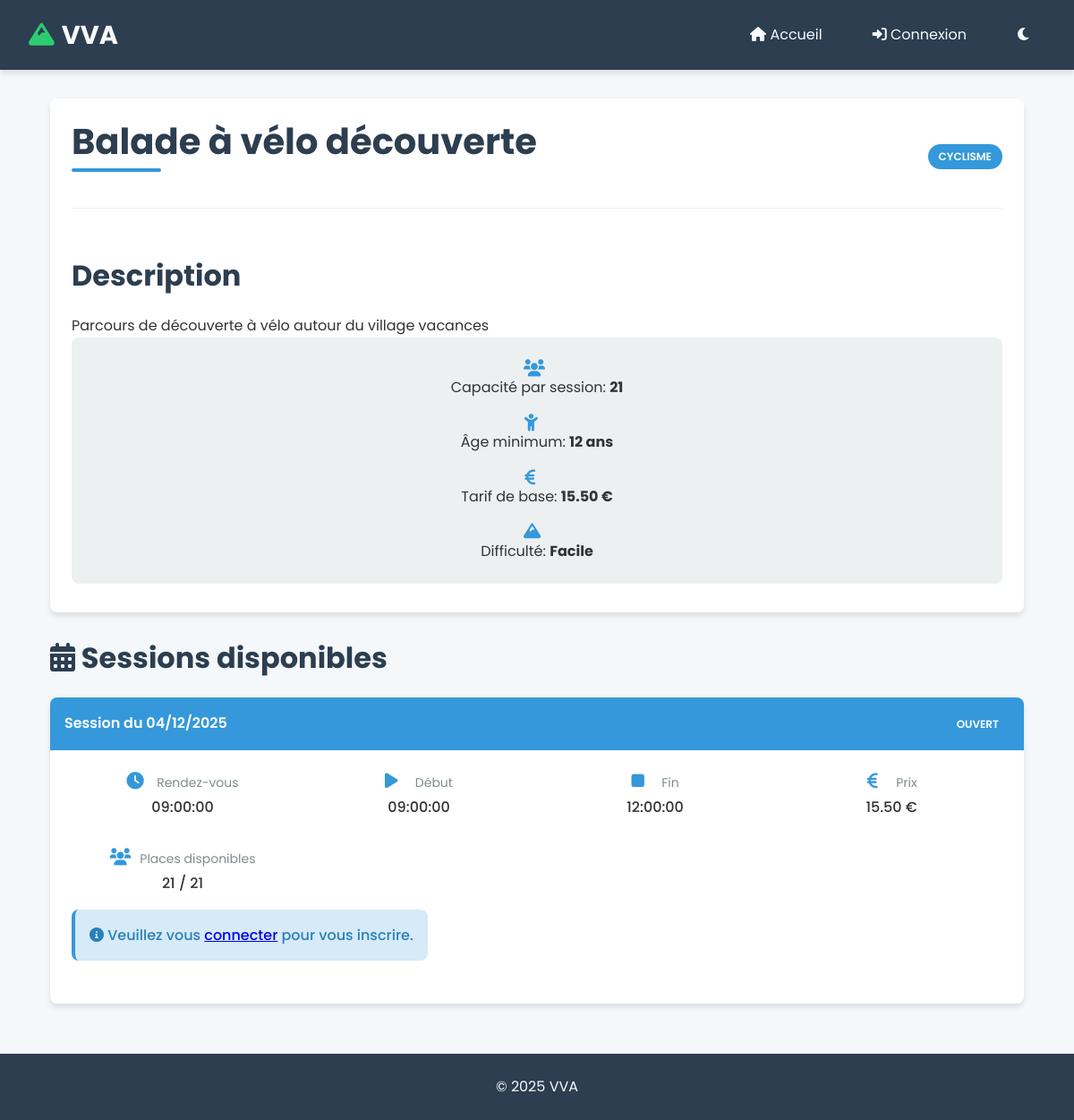
The app's page /animation.php?code=A001 with its own data.
### tables this page shows
CREATE TABLE `ANIMATION` (
  `CODEANIM` char(8) NOT NULL,
  `CODETYPEANIM` char(5) NOT NULL,
  `NOMANIM` char(40) DEFAULT NULL,
  `DATECREATIONANIM` date DEFAULT NULL,
  `DATEVALIDITEANIM` date DEFAULT NULL,
  `DUREEANIM` double(5,0) DEFAULT NULL,
  `LIMITEAGE` int(11) DEFAULT NULL,
  `TARIFANIM` decimal(7,2) DEFAULT NULL,
  `NBREPLACEANIM` int(11) DEFAULT NULL,
  `DESCRIPTANIM` char(250) DEFAULT NULL,
  `COMMENTANIM` char(250) DEFAULT NULL,
  `DIFFICULTEANIM` char(40) DEFAULT NULL
);

CREATE TABLE `TYPE_ANIM` (
  `CODETYPEANIM` char(5) NOT NULL,
  `NOMTYPEANIM` char(50) DEFAULT NULL
);

CREATE TABLE `ACTIVITE` (
  `CODEANIM` char(8) NOT NULL,
  `DATEACT` date NOT NULL,
  `CODEETATACT` char(2) NOT NULL,
  `HRRDVACT` time DEFAULT NULL,
  `PRIXACT` decimal(7,2) DEFAULT NULL,
  `HRDEBUTACT` time DEFAULT NULL,
  `HRFINACT` time DEFAULT NULL,
  `DATEANNULEACT` date DEFAULT NULL,
  `NOMRESP` char(40) DEFAULT NULL,
  `PRENOMRESP` char(30) DEFAULT NULL
);

CREATE TABLE `ETAT_ACT` (
  `CODEETATACT` char(2) NOT NULL,
  `NOMETATACT` char(25) DEFAULT NULL
);

### animation.php (the view, shortened to what this page needs)
<?php
include 'includes/db.php';
include 'includes/header.php';
$codeAnim = $_GET['code'];
$stmtAnim = $pdo->prepare("
    SELECT an.NOMANIM, an.DESCRIPTANIM, ta.NOMTYPEANIM, an.NBREPLACEANIM, an.LIMITEAGE, an.TARIFANIM, an.DIFFICULTEANIM
    FROM ANIMATION an
    JOIN TYPE_ANIM ta ON an.CODETYPEANIM = ta.CODETYPEANIM
    WHERE an.CODEANIM = :codeAnim
");
$stmtAnim->execute(['codeAnim' => $codeAnim]);
$animation = $stmtAnim->fetch(PDO::FETCH_ASSOC);
$stmt = $pdo->prepare("
    SELECT a.DATEACT, a.CODEETATACT, a.HRRDVACT, a.PRIXACT, a.HRDEBUTACT, a.HRFINACT, a.CODEANIM, a.PRIXACT, ea.NOMETATACT
    FROM ACTIVITE a
    JOIN ETAT_ACT ea ON a.CODEETATACT = ea.CODEETATACT
    WHERE a.CODEANIM = :codeAnim AND a.CODEETATACT != 'E3' AND a.DATEANNULEACT IS NULL
");
$stmt->execute(['codeAnim' => $codeAnim]);
$activites = $stmt->fetchAll(PDO::FETCH_ASSOC);
?>
<div class="container">
    <div class="card mb-4">
        <div class="card-header">
            <div class="d-flex justify-content-between align-items-center">
                <h1 class="mb-0"><?= htmlspecialchars($animation['NOMANIM']) ?></h1>
                <span class="badge badge-primary"><?= htmlspecialchars($animation['NOMTYPEANIM']) ?></span>
            </div>
        </div>
        <div class="card-body">
            <div class="row">
                <div class="col-md-8">
                    <h2>Description</h2>
                    <p><?= nl2br(htmlspecialchars($animation['DESCRIPTANIM'])) ?></p>
                </div>
                <div class="col-md-4">
                    <div class="info-box">
                        <div class="info-item">
                            <i class="fas fa-users"></i>
                            <span>Capacité par session: <strong><?= htmlspecialchars($animation['NBREPLACEANIM']) ?></strong></span>
                        </div>
                        <div class="info-item">
                            <i class="fas fa-child"></i>
                            <span>Âge minimum: <strong><?= htmlspecialchars($animation['LIMITEAGE']) ?> ans</strong></span>
                        </div>
                        <div class="info-item">
                            <i class="fas fa-euro-sign"></i>
                            <span>Tarif de base: <strong><?= htmlspecialchars($animation['TARIFANIM']) ?> €</strong></span>
                        </div>
                        <?php if (!empty($animation['DIFFICULTEANIM'])): ?>
                        <div class="info-item">
                            <i class="fas fa-mountain"></i>
                            <span>Difficulté: <strong><?= htmlspecialchars($animation['DIFFICULTEANIM']) ?></strong></span>
                        </div>
                        <?php endif; ?>
                    </div>
                </div>
            </div>
        </div>
    </div>
    <h2><i class="fas fa-calendar-alt"></i> Sessions disponibles</h2>
    <?php if (empty($activites)): ?>
        <div class="alert alert-info">
            <i class="fas fa-info-circle"></i> Aucune session n'est actuellement programmée pour cette animation.
        </div>
    <?php else: ?>
        <div class="activity-list">
            <?php foreach ($activites as $activite):
                $isInscribed = false;
                $stmtCountInscrits = $pdo->prepare("
                    SELECT COUNT(*)
                    FROM INSCRIPTION
                    WHERE CODEANIM = :codeAnim
                    AND DATEACT = :dateAct
                    AND DATEANNULE IS NULL
                ");
                $stmtCountInscrits->execute([
                    'codeAnim' => $activite['CODEANIM'],
                    'dateAct' => $activite['DATEACT']
                ]);
                $nbInscrits = $stmtCountInscrits->fetchColumn();
                $placesDisponibles = $animation['NBREPLACEANIM'] - $nbInscrits;
                $isWithinStayPeriod = true;
                $isAgeOk = true;
            ?>
                <div class="activity-item fade-in">
                    <div class="activity-header d-flex justify-content-between align-items-center">
                        <div>Session du <?= htmlspecialchars(date('d/m/Y', strtotime($activite['DATEACT']))) ?></div>
                        <span class="badge <?= $activite['CODEETATACT'] === 'E1' ? 'badge-success' : 'badge-warning' ?>">
                            <?= htmlspecialchars($activite['NOMETATACT']) ?>
                        </span>
                    </div>
                    <div class="activity-body">
                        <div class="activity-info">
                            <div class="info-item">
                                <div class="info-label"><i class="fas fa-clock"></i> Rendez-vous</div>
                                <div class="info-value"><?= htmlspecialchars($activite['HRRDVACT']) ?></div>
                            </div>
                            <div class="info-item">
                                <div class="info-label"><i class="fas fa-play"></i> Début</div>
                                <div class="info-value"><?= htmlspecialchars($activite['HRDEBUTACT']) ?></div>
                            </div>
                            <div class="info-item">
                                <div class="info-label"><i class="fas fa-stop"></i> Fin</div>
                                <div class="info-value"><?= htmlspecialchars($activite['HRFINACT']) ?></div>
                            </div>
                            <div class="info-item">
                                <div class="info-label"><i class="fas fa-euro-sign"></i> Prix</div>
                                <div class="info-value"><?= htmlspecialchars($activite['PRIXACT']) ?> €</div>
                            </div>
                            <div class="info-item">
                                <div class="info-label"><i class="fas fa-users"></i> Places disponibles</div>
                                <div class="info-value"><?= htmlspecialchars($placesDisponibles) ?> / <?= htmlspecialchars($animation['NBREPLACEANIM']) ?></div>
                            </div>
                        </div>
                        <div class="activity-actions">
                            <?php if (isset($_SESSION['user'])): ?>
                                <?php if ($isInscribed): ?>
                                    <form method="POST">
                                        <input type="hidden" name="codeAct" value="<?= htmlspecialchars($activite['CODEANIM']) ?>">
                                        <input type="hidden" name="dateAct" value="<?= htmlspecialchars($activite['DATEACT']) ?>">
                                        <button type="submit" name="desinscription" class="btn btn-danger">
                                            <i class="fas fa-user-minus"></i> Se désinscrire
                                        </button>
                                    </form>
                                <?php else: ?>
                                    <?php if ($_SESSION['type'] === 'VA' && (!$isWithinStayPeriod || !$isAgeOk)): ?>
                                        <?php if (!$isWithinStayPeriod): ?>
                                            <div class="alert alert-warning">
                                                <i class="fas fa-exclamation-triangle"></i> Cette session est en dehors de votre période de séjour.
                                            </div>
                                        <?php endif; ?>
                                        <?php if (!$isAgeOk): ?>
                                            <div class="alert alert-warning">
                                                <i class="fas fa-exclamation-triangle"></i> Vous ne remplissez pas les conditions d'âge minimum.
                                            </div>
                                        <?php endif; ?>
                                        <button class="btn btn-secondary" disabled>
                                            <i class="fas fa-user-plus"></i> Inscription impossible
                                        </button>
                                    <?php elseif ($placesDisponibles <= 0): ?>
                                        <div class="alert alert-warning">
                                            <i class="fas fa-exclamation-triangle"></i> Cette session est complète.
                                        </div>
                                        <button class="btn btn-secondary" disabled>
                                            <i class="fas fa-user-plus"></i> Session complète
                                        </button>
                                    <?php else: ?>
                                        <form method="POST">
                                            <input type="hidden" name="codeAct" value="<?= htmlspecialchars($activite['CODEANIM']) ?>">
                                            <input type="hidden" name="dateAct" value="<?= htmlspecialchars($activite['DATEACT']) ?>">
                                            <button type="submit" name="inscription" class="btn btn-primary">
                                                <i class="fas fa-user-plus"></i> S'inscrire
                                            </button>
                                        </form>
                                    <?php endif; ?>
                                <?php endif; ?>
                                <?php
                                if (isset($_SESSION['type']) && ($_SESSION['type'] === 'EN' || $_SESSION['type'] === 'AD')): ?>
                                    <a href="/encadrant/voir_inscrits.php?codeAnim=<?= htmlspecialchars($codeAnim) ?>&dateAct=<?= htmlspecialchars($activite['DATEACT']) ?>" class="btn btn-secondary">
                                        <i class="fas fa-users"></i> Voir les inscrits
                                    </a>
                                    <a href="/encadrant/modifier_activite.php?codeAnim=<?= htmlspecialchars($codeAnim) ?>&dateAct=<?= htmlspecialchars($activite['DATEACT']) ?>" class="btn btn-secondary">
                                        <i class="fas fa-edit"></i> Modifier
                                    </a>
                                    <form method="POST" style="display:inline;">
                                        <input type="hidden" name="codeAct" value="<?= htmlspecialchars($activite['CODEANIM']) ?>">
                                        <input type="hidden" name="dateAct" value="<?= htmlspecialchars($activite['DATEACT']) ?>">
                                        <button type="submit" name="annuler" class="btn btn-danger">
                                            <i class="fas fa-ban"></i> Annuler la session
                                        </button>
                                    </form>
                                <?php endif; ?>
                            <?php else: ?>
                                <div class="alert alert-info mb-0">
                                    <i class="fas fa-info-circle"></i> Veuillez vous <a href="/login.php">connecter</a> pour vous inscrire.
                                </div>
                            <?php endif; ?>
                        </div>
                    </div>
                </div>
            <?php endforeach; ?>
        </div>
    <?php endif; ?>
</div>
<?php include 'includes/footer.php'; ?>

### style.css (style rules this page uses)
:root { --primary-color: #3498db; --primary-dark: #2980b9; --secondary-color: #2ecc71; --secondary-dark: #27ae60; --accent-color: #e74c3c; --light-bg: #f5f8fa; --dark-bg: #2c3e50; --text-color: #333; --light-text: #f8f9fa; --gray-light: #ecf0f1; --gray-medium: #bdc3c7; --gray-dark: #7f8c8d; --success: #2ecc71; --danger: #e74c3c; --warning: #f39c12; --info: #3498db; --shadow: 0 4px 6px rgba(0, 0, 0, 0.1); --border-radius: 8px; --transition: all 0.3s ease; }
* { margin: 0; padding: 0; box-sizing: border-box; }
body { font-family: 'Poppins', 'Segoe UI', Tahoma, Geneva, Verdana, sans-serif; background-color: var(--light-bg); color: var(--text-color); line-height: 1.6; min-height: 100vh; display: flex; flex-direction: column; }
h1, h2, h3, h4, h5, h6 { color: var(--dark-bg); margin-bottom: 1.5rem; line-height: 1.2; }
h1 { font-size: 2.5rem; position: relative; display: inline-block; padding-bottom: 10px; }
h1::after { content: ''; position: absolute; left: 0; bottom: 0; width: 100px; height: 4px; background-color: var(--primary-color); border-radius: 2px; }
h2 { font-size: 2rem; margin-top: 2rem; }
.card { background-color: white; border-radius: var(--border-radius); box-shadow: var(--shadow); padding: 1.5rem; margin-bottom: 1.5rem; transition: var(--transition); }
.card-header { border-bottom: 1px solid var(--gray-light); padding-bottom: 1rem; margin-bottom: 1rem; }
.card-body { padding: 0.5rem 0; }
.alert { padding: 1rem; border-radius: var(--border-radius); margin-bottom: 1.5rem; font-weight: 500; }
.alert-info { background-color: rgba(52, 152, 219, 0.2); color: #2980b9; border-left: 4px solid #3498db; }
.badge { display: inline-block; padding: 0.25rem 0.75rem; font-size: 0.75rem; font-weight: 600; border-radius: 50px; text-transform: uppercase; }
.badge-primary { background-color: var(--primary-color); color: white; }
.container { max-width: 1200px; margin: 0 auto; padding: 0 1.5rem; }
.mb-4 { margin-bottom: 2rem; }
.d-flex { display: flex; }
.justify-content-between { justify-content: space-between; }
.align-items-center { align-items: center; }
.activity-list { list-style: none; }
.activity-item { background-color: white; border-radius: var(--border-radius); box-shadow: var(--shadow); margin-bottom: 1.5rem; overflow: hidden; }
.activity-header { background-color: var(--primary-color); color: white; padding: 1rem; font-weight: 600; }
.activity-body { padding: 1.5rem; }
.activity-info { display: grid; grid-template-columns: repeat(auto-fill, minmax(200px, 1fr)); gap: 1rem; margin-bottom: 1rem; }
.info-item { display: flex; flex-direction: column; }
.info-label { font-size: 0.875rem; color: var(--gray-dark); margin-bottom: 0.25rem; }
.info-value { font-weight: 500; }
.activity-actions { display: flex; gap: 0.5rem; margin-top: 1rem; flex-wrap: wrap; }
.fade-in { animation: fadeIn 0.5s ease forwards; }

### animation.php (style rules this page uses)
.info-box { background-color: var(--gray-light); border-radius: var(--border-radius); padding: 1.5rem; }
.info-item { display: flex; align-items: center; margin-bottom: 1rem; }
.info-item:last-child { margin-bottom: 0; }
.info-item i { font-size: 1.2rem; width: 30px; color: var(--primary-color); }

### records on screen
animation: NOMANIM "Balade à vélo découverte", CODETYPEANIM.NOMTYPEANIM "CYCLISME", DESCRIPTANIM "Parcours de découverte à vélo autour du village vacances", NBREPLACEANIM "21", LIMITEAGE "12", TARIFANIM "15.50", DIFFICULTEANIM "Facile"
activite: DATEACT "04/12/2025", CODEETATACT.NOMETATACT "OUVERT", HRRDVACT "09:00:00", HRDEBUTACT "09:00:00", HRFINACT "12:00:00", PRIXACT "15.50", CODEANIM.NBREPLACEANIM "21"
